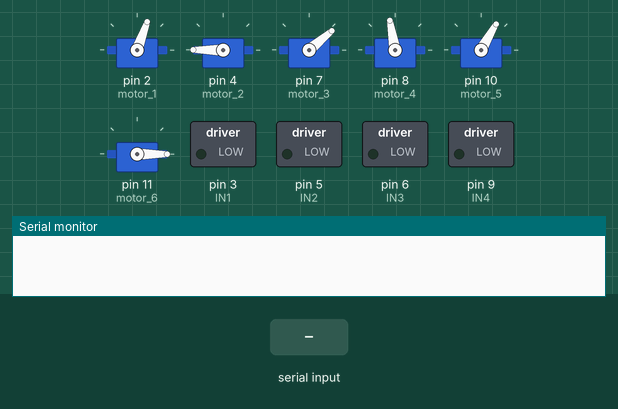
This sketch was run on a simulated Arduino Uno, built with avr-gcc and run on an emulated ATmega328P. Shown: 6 × servo, switched loads named in the sketch (green lamp = pin HIGH), the last lines printed to the serial monitor. The inputs (shaded band) are chosen by the test bench.

Above: at 2.2 s.
2.3 s: "1\n" received over Serial
At 2.8 s:
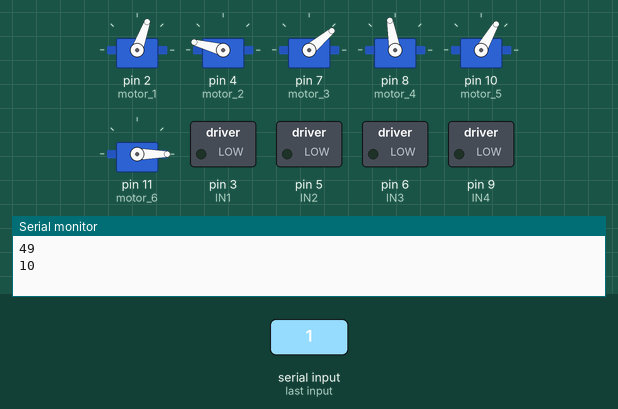
5.3 s: byte 12 (12) received over Serial
At 7.1 s:
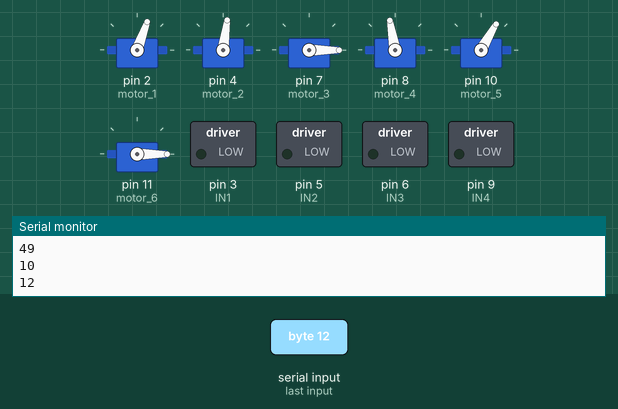
7.9 s: byte 8 (8) received over Serial
At 8.36 s:
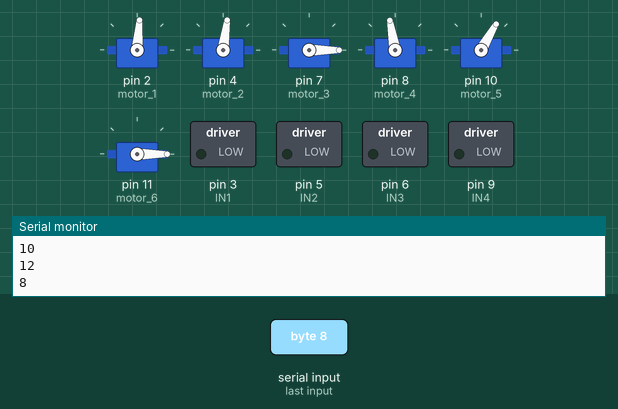
10.9 s: byte 11 (11) received over Serial
At 11.07 s:
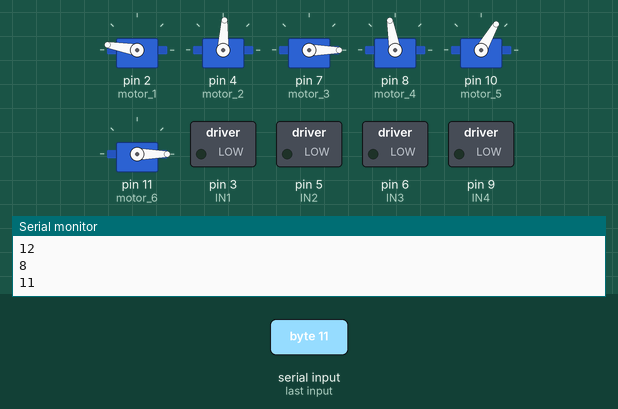
13.9 s: byte 9 (9) received over Serial
At 14.35 s:
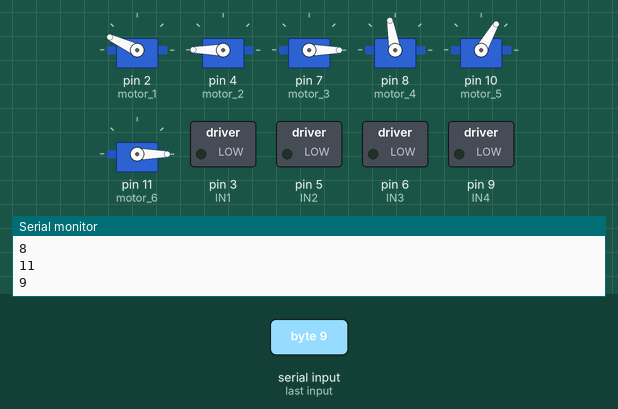
16.9 s: byte 13 (13) received over Serial
At 22.7 s:
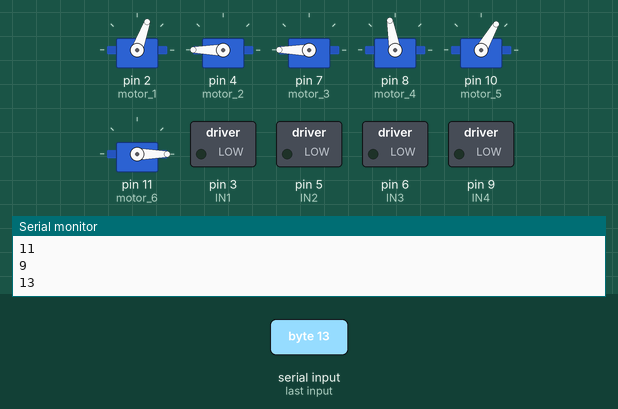
Timing chart, 0 to 22.9 s (numbered marks = the images above; inputs shaded):
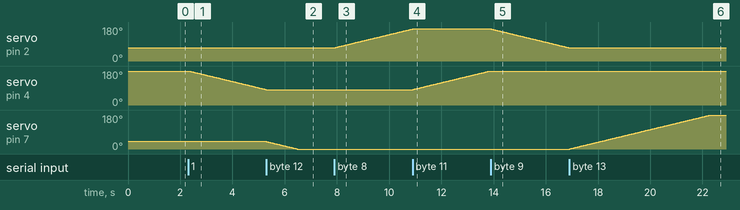

Measured:
- after the input at 2.3 s, servo on pin 4 (motor_2): moves from 180° to 82° over 2.9 s, starting after 0.05 s
- after the input at 5.3 s, servo on pin 4 (motor_2): stays 82° (without the input it goes to 81° after 0.00 s); servo on pin 7 (motor_3): moves from 40° to 0° over 1.2 s, starting at once
- after the input at 7.9 s, servo on pin 2 (motor_1): moves from 70° to 170° over 3.0 s, starting at once
- after the input at 10.9 s, servo on pin 2 (motor_1): stays 170° (without the input it goes to 171° after 0.03 s); servo on pin 4 (motor_2): moves from 82° to 180° over 2.9 s, starting at once
- after the input at 13.9 s, servo on pin 2 (motor_1): moves from 170° to 70° over 3.0 s, starting at once
- after the input at 16.9 s, servo on pin 2 (motor_1): stays 70° (without the input it goes to 69° after 0.01 s); servo on pin 7 (motor_3): moves from 0° to 180° over 5.4 s, starting at once

The sketch:

Robotic_Car_with_arm.ino
```cpp
#include <Servo.h>

// تعريف السيرفوهات
Servo motor_1, motor_2, motor_3, motor_4, motor_5, motor_6;

// تعريف المحركات
#define IN1 3
#define IN2 5
#define IN3 6
#define IN4 9

// زوايا البداية لكل سيرفو
int servo1 = 70;
int servo2 = 180;
int servo3 = 40;  // Elbow position
int servo4 = 100;
int servo5 = 60;
int servo6 = 0;  // مغلق بالكامل عند البدء

// متغير استقبال بيانات البلوتوث
int data;
int Speed = 130;

void setup() {
  Serial.begin(9600);

  // ربط السيرفوهات بالأطراف
  motor_1.attach(2);
  motor_2.attach(4);
  motor_3.attach(7);  // Elbow servo
  motor_4.attach(8);
  motor_5.attach(10);
  motor_6.attach(11);  // القماشة متوصلة على البن 11

  // ضبط مواضع البداية
  motor_1.write(servo1);
  motor_2.write(servo2);
  motor_3.write(servo3);  // Set initial position for Elbow
  motor_4.write(servo4);
  motor_5.write(servo5);
  motor_6.write(servo6);

  // تعريف أطراف المحركات
  pinMode(IN1, OUTPUT);
  pinMode(IN2, OUTPUT);
  pinMode(IN3, OUTPUT);
  pinMode(IN4, OUTPUT);

  delay(1000);
}

void loop() {
  // التحكم بالسيرفوهات
  if (data == 8 && servo1 < 180) { servo1++; motor_1.write(servo1); }
  else if (data == 9 && servo1 > 0) { servo1--; motor_1.write(servo1); }
  else if (data == 10 && servo2 > 0) { servo2--; motor_2.write(servo2); }
  else if (data == 11 && servo2 < 180) { servo2++; motor_2.write(servo2); }
  else if (data == 12 && servo3 > 0) { servo3--; motor_3.write(servo3); }  // Elbow control
  else if (data == 13 && servo3 < 180) { servo3++; motor_3.write(servo3); }  // Elbow control
  else if (data == 14 && servo4 < 180) { servo4++; motor_4.write(servo4); }
  else if (data == 15 && servo4 > 0) { servo4--; motor_4.write(servo4); }
  else if (data == 16 && servo5 > 90) { servo5--; motor_5.write(servo5); }
  else if (data == 17 && servo5 < 150) { servo5++; motor_5.write(servo5); }

  delay(30);

  if (Serial.available()) {
    data = Serial.read();
    Serial.println(data);
  }
  if (data == 1) {
    analogWrite(IN1, 255);
    analogWrite(IN2, 0);
    analogWrite(IN3, 255);
    analogWrite(IN4, 0);
  }

  else if (data == 2) {
    analogWrite(IN1, 0);
    analogWrite(IN2, 255);
    analogWrite(IN3, 0);
    analogWrite(IN4, 255);
  }
    else if (data == 4) {
    analogWrite(IN1, 255);
    analogWrite(IN2, 0);
    analogWrite(IN3, 0);
    analogWrite(IN4, 0);
  }
    else if (data == 3) {
    analogWrite(IN1, 0);
    analogWrite(IN2, 0);
    analogWrite(IN3, 255);
    analogWrite(IN4, 0);
  }

   else if(data == 5) {
    analogWrite(IN1, 0);
    analogWrite(IN2, 0);
    analogWrite(IN3, 0);
    analogWrite(IN4, 0);
    }

}
```
